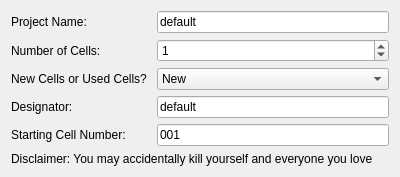
<?xml version="1.0" encoding="UTF-8"?>
<ui version="4.0">
 <class>wizardPageOne</class>
 <widget class="QWidget" name="wizardPageOne">
  <property name="geometry">
   <rect>
    <x>0</x>
    <y>0</y>
    <width>400</width>
    <height>158</height>
   </rect>
  </property>
  <property name="sizePolicy">
   <sizepolicy hsizetype="MinimumExpanding" vsizetype="MinimumExpanding">
    <horstretch>0</horstretch>
    <verstretch>0</verstretch>
   </sizepolicy>
  </property>
  <property name="windowTitle">
   <string>Form</string>
  </property>
  <layout class="QVBoxLayout" name="verticalLayout">
   <item>
    <layout class="QFormLayout" name="formLayout">
     <item row="3" column="1">
      <widget class="QLineEdit" name="name">
       <property name="text">
        <string>default</string>
       </property>
      </widget>
     </item>
     <item row="3" column="0">
      <widget class="QLabel" name="label_3">
       <property name="text">
        <string>Designator: </string>
       </property>
      </widget>
     </item>
     <item row="2" column="1">
      <widget class="QComboBox" name="comboBox">
       <item>
        <property name="text">
         <string>New</string>
        </property>
       </item>
       <item>
        <property name="text">
         <string>Used</string>
        </property>
       </item>
      </widget>
     </item>
     <item row="2" column="0">
      <widget class="QLabel" name="label_2">
       <property name="text">
        <string>New Cells or Used Cells? </string>
       </property>
      </widget>
     </item>
     <item row="1" column="1">
      <widget class="QSpinBox" name="numCells">
       <property name="maximum">
        <number>999999999</number>
       </property>
       <property name="value">
        <number>1</number>
       </property>
      </widget>
     </item>
     <item row="1" column="0">
      <widget class="QLabel" name="label">
       <property name="text">
        <string>Number of Cells: </string>
       </property>
      </widget>
     </item>
     <item row="4" column="0">
      <widget class="QLabel" name="label_5">
       <property name="text">
        <string>Starting Cell Number: </string>
       </property>
      </widget>
     </item>
     <item row="4" column="1">
      <widget class="QLineEdit" name="startingIndex">
       <property name="text">
        <string>001</string>
       </property>
       <property name="placeholderText">
        <string>001</string>
       </property>
      </widget>
     </item>
     <item row="0" column="0">
      <widget class="QLabel" name="label_6">
       <property name="text">
        <string>Project Name:</string>
       </property>
      </widget>
     </item>
     <item row="0" column="1">
      <widget class="QLineEdit" name="projectName">
       <property name="text">
        <string>default</string>
       </property>
      </widget>
     </item>
    </layout>
   </item>
   <item>
    <widget class="QLabel" name="label_4">
     <property name="text">
      <string>Disclaimer: You may accidentally kill yourself and everyone you love</string>
     </property>
    </widget>
   </item>
  </layout>
 </widget>
 <resources/>
 <connections/>
</ui>
